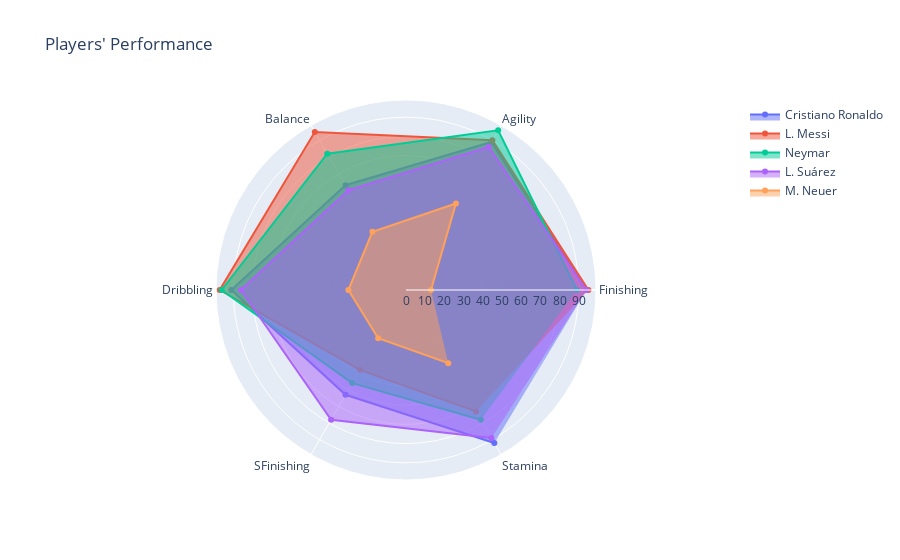

The cell this chart's notebook holds for it:
### Code cell
PokeFight("Cristiano Ronaldo","L. Messi","Neymar","L. Suárez","M. Neuer") #comparing the overall attributes of the pokemon

### Figure 1 — Plotly figure (JSON) as saved in the notebook; plotly's stock layout.template omitted (floating-point values rounded to 4 significant figures)
{"data": [{"fill": "toself", "name": "Cristiano Ronaldo", "r": [94, 89, 63, 91, 63, 92, 94], "theta": ["Finishing", "Agility", "Balance", "Dribbling", "SFinishing", "Stamina"], "type": "scatterpolar"}, {"fill": "toself", "name": "L. Messi", "r": [95, 90, 95, 97, 48, 73, 95], "theta": ["Finishing", "Agility", "Balance", "Dribbling", "SFinishing", "Stamina"], "type": "scatterpolar"}, {"fill": "toself", "name": "Neymar", "r": [89, 96, 82, 96, 56, 78, 89], "theta": ["Finishing", "Agility", "Balance", "Dribbling", "SFinishing", "Stamina"], "type": "scatterpolar"}, {"fill": "toself", "name": "L. Suárez", "r": [94, 86, 60, 86, 78, 89, 94], "theta": ["Finishing", "Agility", "Balance", "Dribbling", "SFinishing", "Stamina"], "type": "scatterpolar"}, {"fill": "toself", "name": "M. Neuer", "r": [13, 52, 35, 30, 29, 44, 13], "theta": ["Finishing", "Agility", "Balance", "Dribbling", "SFinishing", "Stamina"], "type": "scatterpolar"}], "layout": {"showlegend": true, "title": {"text": "Players' Performance"}, "xaxis": {"domain": [0, 0.45]}, "xaxis2": {"domain": [0.55, 1]}, "xaxis3": {"anchor": "y3", "domain": [0, 0.45]}, "xaxis4": {"anchor": "y4", "domain": [0.55, 1]}, "yaxis": {"domain": [0, 0.45]}, "yaxis2": {"anchor": "x2", "domain": [0, 0.45]}, "yaxis4": {"anchor": "x4", "domain": [0.55, 1]}}}
